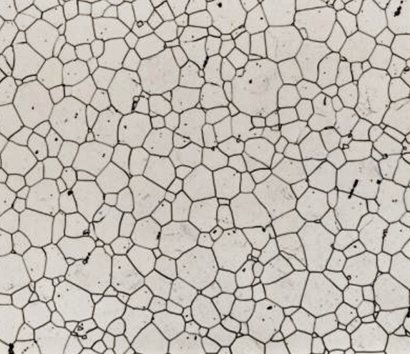
#> input picture grains.jpg, 410 x 354 px, found by its file name
$ python 'Key points,detectors and descriptors in openCv.py'
#> lines starting #> are read from the running program, lines starting #| are printed output that depends on the picture; after the words box and inside, x2 and y2 are one past the last pixel; in counts of white or black regions, pixels touching at a corner belong together
# -*- coding: utf-8 -*-
"""
Created on Mon Apr  5 05:06:54 2021

@author: abc
"""


#Harris                  (it is keypoint of opencv)

import cv2
import numpy as np

img = cv2.imread("C:/Users/abc/Desktop/Digital Sreeni/Key points,detectors and descriptors in openCv/grains.jpg")
#> img is the input picture: shape (354, 410, 3); mean B, G, R 179.7, 187.2, 193.5

gray = cv2.cvtColor(img,cv2.COLOR_BGR2GRAY)
gray = np.float32(gray)

harris = cv2.cornerHarris(gray,2,3,0.04)
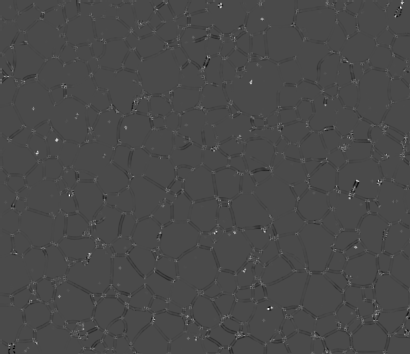
#> harris: shape (354, 410) float32; min -29676582, max 71633104, mean -151922.2; drawn with min black and max white

img[harris>0.01*harris.max()] = [255,0,0]
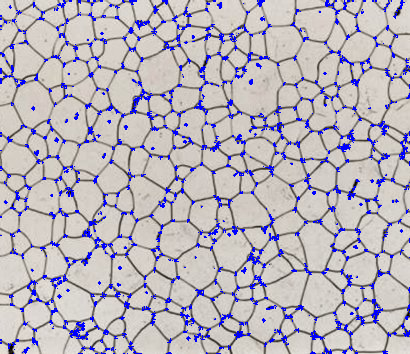
#> img: shape (354, 410, 3); 6.64% of pixels changed, all inside (x1, y1, x2, y2) = (0, 0, 410, 354)

cv2.imshow("Harris",img)
cv2.waitKey(0)


###################################################################################################################

#Shit-Tomasi Corner Detector & Good Feactures to Track     (it is keypoint of opencv)

import cv2
import numpy as np

img = cv2.imread("C:/Users/abc/Desktop/Digital Sreeni/Key points,detectors and descriptors in openCv/grains.jpg")
gray = cv2.cvtColor(img,cv2.COLOR_BGR2GRAY)

corners = cv2.goodFeaturesToTrack(gray,25,0.01,10)
#> corners = 25 rows, first 8: [56, 139], [267, 308], [220, 6], [356, 180], [250, 82], [400, 6], [264, 231], [380, 181]
corners = np.int0(corners)

for i in corners:
    x,y = i.ravel()
    print(x,y)
    cv2.circle(img,(x,y),3,255,-1)
#> this loop made 25 passes
#> (x, y) on passes 1 to 12: (56, 139), (267, 308), (220, 6), (356, 180), (250, 82), (400, 6), (264, 231), (380, 181), (234, 232), (68, 194), (243, 270), (82, 328)
#| 56 139
#| 267 308
#| 220 6
#| 356 180
#| 250 82
#| 400 6
#| 264 231
#| 380 181
#> (further printed lines are left out)
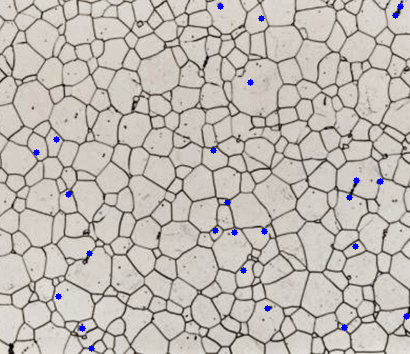
#> img: shape (354, 410, 3); 0.5% of pixels changed, all inside (x1, y1, x2, y2) = (33, 3, 410, 352)

cv2.imshow("corners",img)
cv2.waitKey(0)


####################################################################################################################

#Fast Algorithm for corner Detection     (it is feature detector)


import cv2
import numpy as np

img = cv2.imread("C:/Users/abc/Desktop/Digital Sreeni/Key points,detectors and descriptors in openCv/grains.jpg",0)
#> img: shape (354, 410); min 0, max 240, mean 188.2

#initialize FAST object with default values
detector = cv2.FastFeatureDetector_create(50)   #Detects 50 points

kp = detector.detect(img,None)
#> kp = 1444 keypoints; strongest (x, y, size): (56, 139, 7), (268, 308, 7), (220, 4, 7), (250, 81, 7)

img2 = cv2.drawKeypoints(img,kp,None,flags=0)
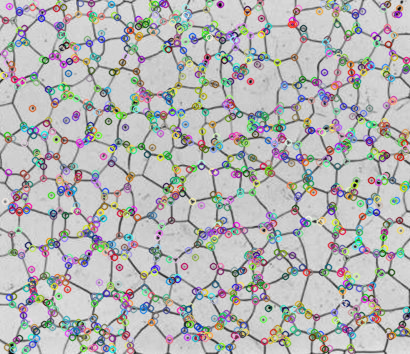
#> img2: shape (354, 410, 3); mean of channels 0, 1, 2 180.9, 181.2, 181.4; drawn as B, G, R

cv2.imshow('Corners',img2)
cv2.waitKey(0)


##################################################################################################################

#BRIEF (Binary Robust Independent Elementary Features)

###################################################################################################


# ORB (Oriented FAST and Rotated BRIEF)          (FAST is a detector and BRIEF is a descriptor)

import cv2
import numpy as np
img=cv2.imread("C:/Users/abc/Desktop/Digital Sreeni/Key points,detectors and descriptors in openCv/grains.jpg",0)

orb = cv2.ORB_create(50)

kp, des = orb.detectAndCompute(img,None)
#> kp = 50 keypoints; strongest (x, y, size): (378, 182, 31), (270, 307, 31), (68, 193, 31), (268, 308, 31)

img2 = cv2.drawKeypoints(img,kp,None,flags=cv2.DRAW_MATCHES_FLAGS_DRAW_RICH_KEYPOINTS)
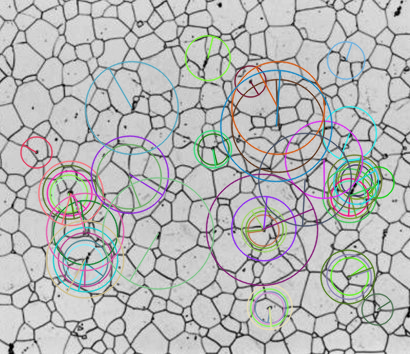
#> img2: shape (354, 410, 3); mean of channels 0, 1, 2 183.4, 183.8, 183; drawn as B, G, R

cv2.imshow("ORB",img2)
cv2.waitKey(0)


####################################################################################################


                                       #THANK YOU THIS IS ALL ABOUT OPENCV
